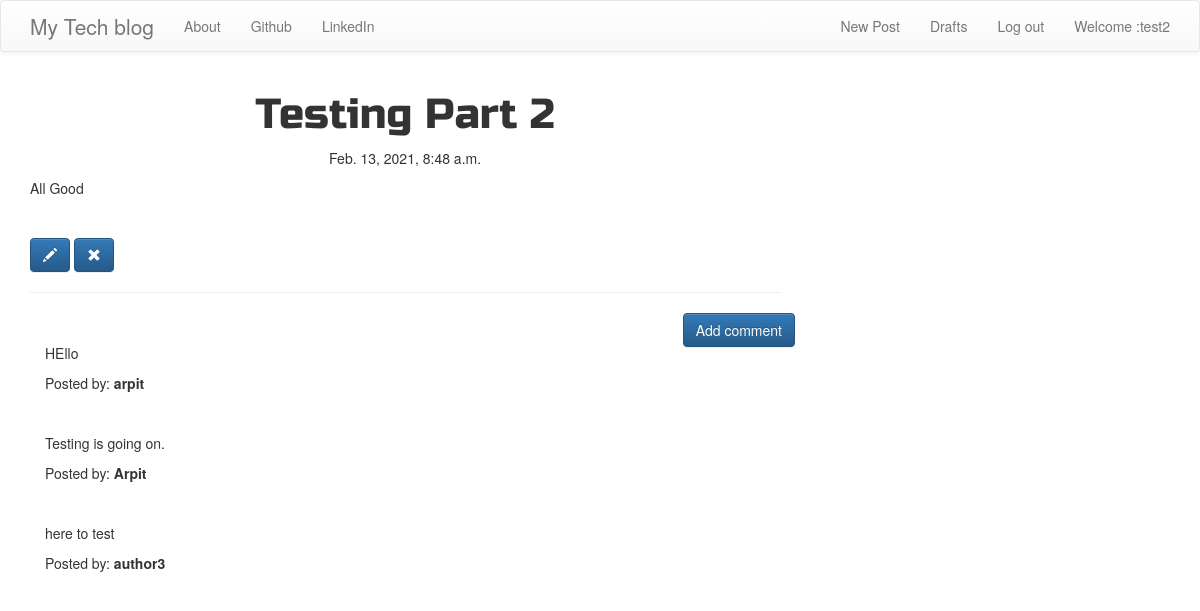
Page /post/4 (signed in) on the committed database.
### blog/models.py (models this page shows, shortened)
class Post(models.Model):
    title = models.CharField(max_length=200)
    text = models.TextField()
    create_date = models.DateTimeField(default=timezone.now)
    publish_date = models.DateTimeField(blank=True,null=True)
    author = models.ForeignKey('auth.User', on_delete=models.CASCADE)

class Comment(models.Model):
    post= models.ForeignKey('blog.Post',related_name='comments',on_delete= models.CASCADE)
    author= models.CharField(max_length=100)
    text= models.TextField()
    create_date = models.DateTimeField(default=timezone.now)
    approved_comments = models.BooleanField(default=False)

### blog/views.py (the view)
# urls.py: re_path(r'^post/(?P<pk>\d+)$',views.PostDetailView.as_view(), name= 'post_detail'),
class PostDetailView(DetailView):
    model = Post

### blog/templates/blog/post_detail.html (shortened to what this page needs)
{% extends 'blog/base.html' %}
{% block content %}
        <h1 class='posttitle loader'>{{ post.title }}</h1>
        {% if post.publish_date %}
            <div class="date postdate">
                {{ post.publish_date }}
            </div>
        {% else %}
            <a class="btn btn-default" href="{% url 'post_publish' pk=post.pk %}">Publish</a>
        {% endif %}
      <p class='postcontent' >{{ post.text|safe|linebreaksbr }}</p>
      {% if user.is_authenticated %}
          <a class="btn btn-primary" href="{% url 'post_edit' pk=post.pk %}"><span class="glyphicon glyphicon-pencil"></span></a>
          <a class="btn btn-primary" href="{% url 'post_remove' pk=post.pk %}"><span class="glyphicon glyphicon-remove"></span></a>
      {% endif %}
  <hr>
  <a class="btn btn-primary btn-comment" href="{% url 'add_comment_to_post' pk=post.pk %}">Add comment</a>
  <div class="container">
  {% for comment in post.comments.all %}
  <br>
      {% if user.is_authenticated or comment.approved_comments %}
          <p>{{ comment.text|safe|linebreaks }}</p>
          <p>Posted by: <strong>{{ comment.author }}</strong></p>
      {% endif %}
  {% empty %}
      <p>No comments posted.</p>
  {% endfor %}
</div>
{% endblock %}

### blog/templates/blog/base.html (shortened to what this page needs)
<!Doctype HTML>
{% load static %}
<html>
    <head>
        <link rel="stylesheet" href="https://maxcdn.bootstrapcdn.com/bootstrap/3.3.7/css/bootstrap.min.css">
        <link rel="stylesheet" href="https://maxcdn.bootstrapcdn.com/bootstrap/3.3.7/css/bootstrap-theme.min.css">
        <link rel="stylesheet" href="//cdn.jsdelivr.net/medium-editor/latest/css/medium-editor.min.css" type="text/css" media="screen" charset="utf-8">
        <link rel="stylesheet" href="{% static 'css/blog.css' %}">
    </head>
    <body class='loader'>
        <nav class="navbar navbar-default techfont custom-navbar">
              <div class="container">
                <ul class="nav navbar-nav">
                <li><a class='navbar-brand bigbrand' href="{% url 'post_list' %}">My Tech blog</a></li>
                <li><a href="{% url 'about'%}">About</a></li>
                <li><a href="https://github.com/Arpit7272">Github</a></li>
                <li><a href="https://www.linkedin.com/in/arpit-mishra-6b26a5b0/">LinkedIn</a></li>
                </ul>
                <ul class="nav navbar-nav navbar-right">
                    {% if user.is_authenticated %}
                   <li>
                       <a href="{% url 'post_new' %}">New Post</a>
                    </li>
                   <li>
                    <a href="{% url 'post_draft_list' %}">Drafts</a>
                    </li>
                  <li>
                    <a href="{% url 'logout' %}" >Log out</a>
                  </li>
                    <li>
                        <a>Welcome :{{user.username}} </a>
                    </li>
                    {%else %}
                    <li>
                        <a class='nav navbar-right' href="{% url 'login' %}" >
                            <span class="glyphicon glyphicon-user"></span>
                        </a>
                    </li>
                    {%endif %}
                </ul>
              </div>
        </nav>
        <div class="content container">
            <div class="row">
                <div class="col-md-8">
                  <div class="blog_posts">
                    {% block content %}
                    {% endblock %}
                  </div>
                </div>
            </div>
        </div>
    </body>
</html>

### blog/static/css/blog.css (style rules this page uses)
.postdate { text-align: center; }
.posttitle { font-family: 'Russo One', sans-serif; font-size: 3em; text-align: center; }
.postcontent { font-family: 'Montserrat'; font-size: 1.5em; }
.btn-comment { position: absolute; right: 0px; }
.bigbrand { font-size: 1.5em; }
.loader { filter:hue-rotate(0deg); color: linear-gradient(45deg,#0f8,#08f); animation:hue 5000ms infinite linear; }

### rows in the picture
Post: title "Testing Part 2", publish_date "Feb. 13, 2021, 8:48 a.m.", text "All Good"
Comment: text "HEllo", author "arpit"
Comment: text "Testing is going on.", author "Arpit"
Comment: text "here to test", author "author3"

### other values in the picture
{{ user.username }} "test2"
